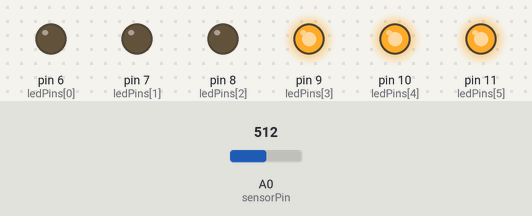
A sketch run on a simulated Arduino Uno, built with avr-gcc and run on an emulated ATmega328P. Shown: output pins drawn as LEDs (lit = HIGH). Dashed ring = blinking. The test bench sets the inputs (shaded band); at power-on: A0 (sensorPin) = 512.

Above: at 1.2 s.
1.3 s: A0 (sensorPin) set to 501
At 1.9 s:
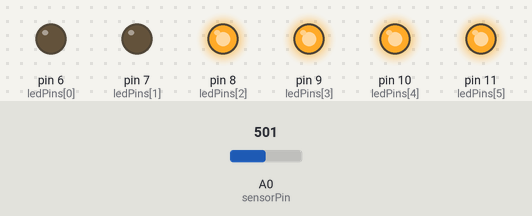
2.8 s: A0 (sensorPin) set to 350
4.3 s: A0 (sensorPin) set to 323
At 5.4 s:
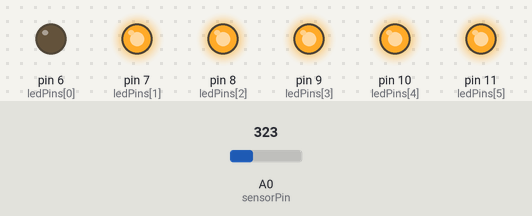
5.8 s: A0 (sensorPin) set to 180
7.4 s: A0 (sensorPin) set to 152
At 8.4 s:
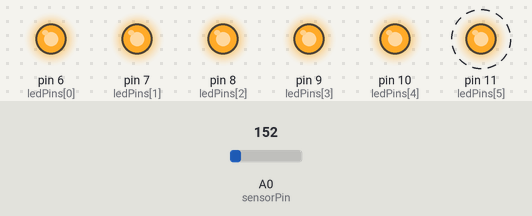
10.4 s: A0 (sensorPin) set to 306
At 12.6 s:
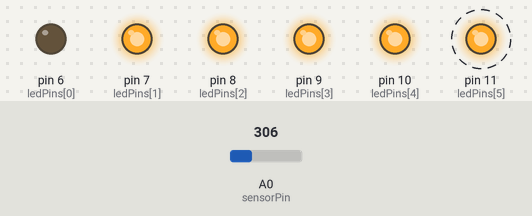
Timing chart, 0 to 14.1 s (numbered marks = the images above; inputs shaded):
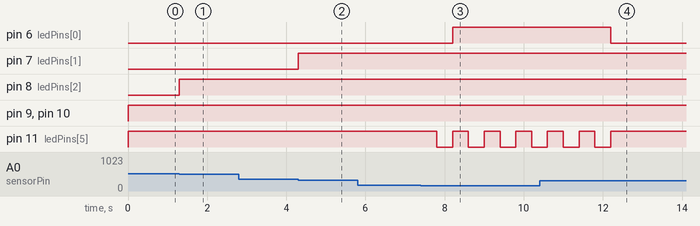

The sketch:

hw4_4.ino
```cpp
int sensorPin = A0;
int sensorVal = 0;
int numPins = 6;

int ledPins[] = {6,7, 8, 9, 10, 11};   // an array of pin numbers to which LEDs are attached
int ledStates[] = {LOW, LOW, LOW, LOW, LOW, LOW};


void setup() {
  Serial.begin(9600);
    pinMode(6, OUTPUT);
    pinMode(7, OUTPUT);
    pinMode(8, OUTPUT);
    pinMode(9, OUTPUT);
    pinMode(10, OUTPUT);
    pinMode(11, OUTPUT);
}
void blinked(){
  digitalWrite(ledPins[5], HIGH);
  delay(400);
  digitalWrite(ledPins[5], LOW);
  delay(400);
}
void loop() {
  sensorVal = analogRead(sensorPin);
  sensorVal /= 170;
  for(int i = 0; i < numPins; i++) {
    if(sensorVal <= i) {
      ledStates[i] = HIGH;
    }
    else {
      ledStates[i] = LOW;
    }
    if(sensorVal < 0.3){
      blinked();
    }
    digitalWrite(ledPins[i], ledStates[i]);
  }
}
```

Measured:
- the behaviour switches between 510 and 509 on A0 (sensorPin) (found by bisection; images 0 and 1)
- the behaviour switches between 340 and 339 on A0 (sensorPin) (found by bisection; images 1 and 2)
- the behaviour switches between 170 and 169 on A0 (sensorPin) (found by bisection; images 2 and 3)
- after the input at 1.3 s, pin 8 (ledPins[2]): LOW → HIGH at once
- after the input at 2.8 s, every drawn part: stays the same
- after the input at 4.3 s, pin 7 (ledPins[1]): LOW → HIGH at once
- after the input at 5.8 s, every drawn part: stays the same
- after the input at 7.4 s, pin 6 (ledPins[0]): LOW → HIGH after 0.80 s; pin 11 (ledPins[5]): alternates HIGH for 0.40 s and LOW for 0.40 s, starting after 0.40 s
- after the input at 10.4 s, pin 6 (ledPins[0]): HIGH → LOW after 1.8 s; pin 11 (ledPins[5]): goes on until 12.2 s, then stays HIGH
